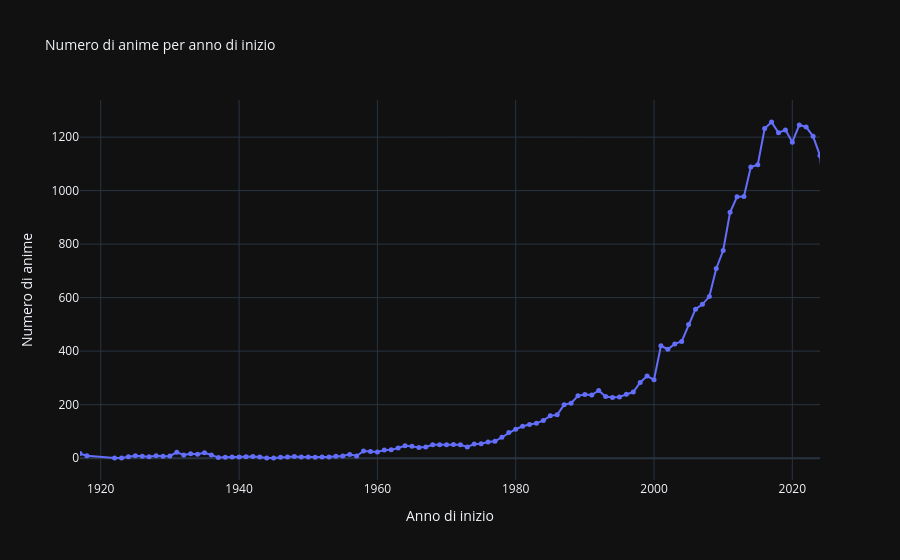

The notebook cell this image was saved under:
### Markdown cell above
### Come si è evoluta la produzione di anime nel tempo?

### Code cell
details = df_details.copy()

# rimuove le righe senza data di inizio
details = details.dropna(subset=['start_date'])
# conta quanti anime ci sono per ogni anno
counts = (details['year'].value_counts().sort_index().reset_index())
# rinomina le colonne
counts.columns = ['year', 'anime_count']
# creazione grafico con Plotly
fig = px.line(counts,x='year',y='anime_count',markers=True,
    title="Numero di anime per anno di inizio",
    labels={'year': 'Anno di inizio','anime_count': 'Numero di anime'},
    hover_data={'year': True,'anime_count': True})
fig.update_traces(marker=dict(size=5),line=dict(width=2))
fig.update_layout(
    xaxis=dict(range=[1917, 2024]),
    hovermode="x unified",
    template="plotly_dark",
    title_font_size=14
)
fig.show()

### Figure 1 — Plotly figure (JSON) as saved in the notebook; plotly's stock layout.template omitted (floating-point values rounded to 4 significant figures)
{"data": [{"hovertemplate": "Anno di inizio=%{x}<br>Numero di anime=%{y}<extra></extra>", "legendgroup": "", "line": {"color": "#636efa", "dash": "solid", "width": 2}, "marker": {"symbol": "circle", "size": 5}, "mode": "lines+markers", "name": "", "orientation": "v", "showlegend": false, "x": [1917, 1918, 1922, 1923, 1924, 1925, 1926, 1927, 1928, 1929, 1930, 1931, 1932, 1933, 1934, 1935, 1936, 1937, 1938, 1939, 1940, 1941, 1942, 1943, 1944, 1945, 1946, 1947, 1948, 1949, 1950, 1951, 1952, 1953, 1954, 1955, 1956, 1957, 1958, 1959, 1960, 1961, 1962, 1963, 1964, 1965, 1966, 1967, 1968, 1969, 1970, 1971, 1972, 1973, 1974, 1975, 1976, 1977, 1978, 1979, 1980, 1981, 1982, 1983, 1984, 1985, 1986, 1987, 1988, 1989, 1990, 1991, 1992, 1993, 1994, 1995, 1996, 1997, 1998, 1999, 2000, 2001, 2002, 2003, 2004, 2005, 2006, 2007, 2008, 2009, 2010, 2011, 2012, 2013, 2014, 2015, 2016, 2017, 2018, 2019, 2020, 2021, 2022, 2023, 2024, 2025, 2026, 2027], "xaxis": "x", "y": [17, 9, 1, 1, 5, 9, 7, 5, 9, 7, 8, 22, 12, 16, 15, 20, 12, 2, 3, 4, 4, 5, 6, 4, 1, 1, 3, 4, 6, 4, 4, 3, 4, 4, 7, 8, 14, 8, 27, 25, 23, 30, 31, 38, 46, 44, 40, 42, 50, 50, 50, 51, 50, 42, 53, 54, 60, 63, 78, 96, 108, 119, 126, 130, 141, 158, 162, 200, 205, 233, 238, 236, 253, 230, 227, 229, 239, 247, 283, 307, 293, 420, 407, 427, 436, 500, 557, 575, 604, 709, 776, 919, 977, 978, 1088, 1097, 1232, 1256, 1216, 1227, 1181, 1245, 1238, 1203, 1131, 867, 154, 3], "yaxis": "y", "type": "scatter"}], "layout": {"xaxis": {"anchor": "y", "domain": [0.0, 1.0], "title": {"text": "Anno di inizio"}, "range": [1917, 2024]}, "yaxis": {"anchor": "x", "domain": [0.0, 1.0], "title": {"text": "Numero di anime"}}, "legend": {"tracegroupgap": 0}, "title": {"text": "Numero di anime per anno di inizio", "font": {"size": 14}}, "hovermode": "x unified"}}
